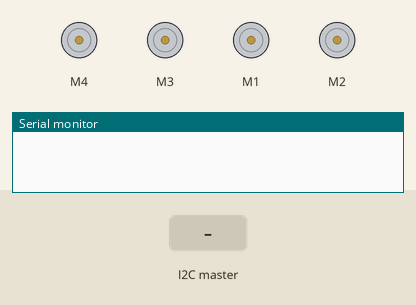
This sketch was run on a simulated Arduino Uno, built with avr-gcc and run on an emulated ATmega328P. Parts: 4 × DC motor (green arrow = forward, orange = backward, longer = faster), the last lines printed to the serial monitor. The inputs (shaded band) are chosen by the test bench.

Above: at 1.2 s.
1.3 s: the I2C master sends the byte 1
2.8 s: the I2C master sends the byte 0
At 4.2 s:
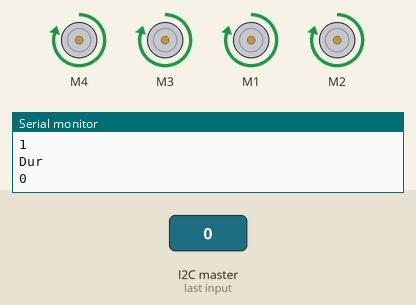
Timing chart, 0 to 5.8 s (numbered marks = the images above; inputs shaded):
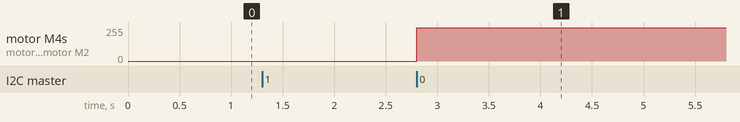

Measured:
- after the input at 2.8 s, motor M4, motor M3, motor M1, motor M2: stopped → forward 250/255 at once

The sketch:

Lidar_I2C.ino
```cpp
#include <Wire.h>
#include <AFMotor.h>


AF_DCMotor motor1(4);  // Motor 1 -> Sol ön
AF_DCMotor motor2(3);  // Motor 2 -> Sağ ön
AF_DCMotor motor3(1);  // Motor 3 -> Sol arka
AF_DCMotor motor4(2);  // Motor 4 -> Sağ arka


byte BASE_SPEED = 150;


void setup() {
  // put your setup code here, to run once:
  Wire.begin(0x8);      //join i2c bus with address #8
  Wire.onReceive(receiveEvent);  // register event
  Serial.begin(9600);
}

void loop() {
  // put your main code here, to run repeatedly:


}

void bekle() {
  // Motorları durdurur.

  motor1.setSpeed(0);
  motor2.setSpeed(0);
  motor3.setSpeed(0);
  motor4.setSpeed(0);

  Serial.println("Dur");
  motor1.run(RELEASE);
  motor2.run(RELEASE);
  motor3.run(RELEASE);
  motor4.run(RELEASE);
}

void ileri() {
  // Motorları durdurur.

  motor1.setSpeed(250);
  motor1.run(FORWARD);
  motor2.setSpeed(250);
  motor2.run(FORWARD);
  motor3.setSpeed(250);
  motor3.run(FORWARD);
  motor4.setSpeed(250);
  motor4.run(FORWARD);
}


void receiveEvent(){
  while(Wire.available()){  //loop through all but the last
    byte c = Wire.read();  // receive byte as a character
    Serial.println(c);
    if(c == 1){     //Eger gelen deger 1 ise
      bekle();        // bekle komutunu cagir ve motorlari durdur.
    }else{
      ileri();
    }
  }
}
```
